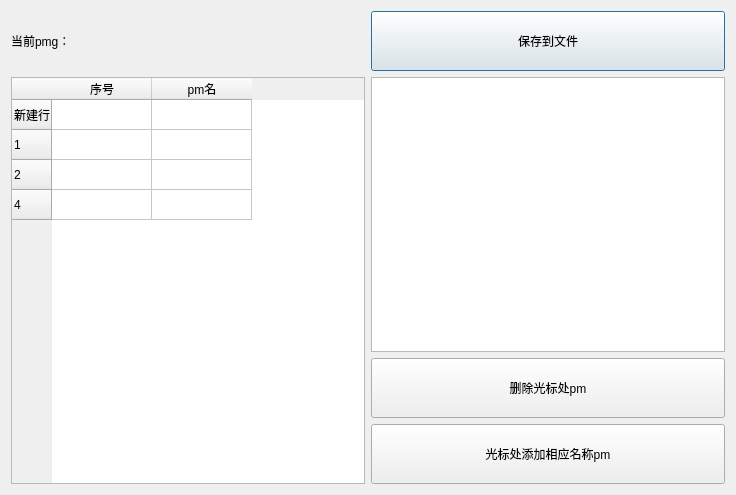
<?xml version="1.0" encoding="UTF-8"?>
<ui version="4.0">
 <class>Dialog</class>
 <widget class="QDialog" name="Dialog">
  <property name="geometry">
   <rect>
    <x>0</x>
    <y>0</y>
    <width>736</width>
    <height>495</height>
   </rect>
  </property>
  <property name="windowTitle">
   <string>Dialog</string>
  </property>
  <layout class="QGridLayout" name="gridLayout">
   <item row="0" column="0">
    <widget class="TitleLabel" name="TitleLabel">
     <property name="text">
      <string>当前pmg：</string>
     </property>
    </widget>
   </item>
   <item row="0" column="1">
    <widget class="PrimaryPushButton" name="PrimaryPushButton_3">
     <property name="minimumSize">
      <size>
       <width>0</width>
       <height>60</height>
      </size>
     </property>
     <property name="text">
      <string>保存到文件</string>
     </property>
    </widget>
   </item>
   <item row="1" column="0" rowspan="3">
    <widget class="TableWidget" name="TableWidget">
     <row>
      <property name="text">
       <string>新建行</string>
      </property>
     </row>
     <row>
      <property name="text">
       <string>1</string>
      </property>
     </row>
     <row>
      <property name="text">
       <string>2</string>
      </property>
     </row>
     <row>
      <property name="text">
       <string>4</string>
      </property>
     </row>
     <column>
      <property name="text">
       <string>序号</string>
      </property>
     </column>
     <column>
      <property name="text">
       <string>pm名</string>
      </property>
     </column>
    </widget>
   </item>
   <item row="1" column="1">
    <widget class="TextEdit" name="TextEdit"/>
   </item>
   <item row="2" column="1">
    <widget class="PrimaryPushButton" name="PrimaryPushButton">
     <property name="minimumSize">
      <size>
       <width>0</width>
       <height>60</height>
      </size>
     </property>
     <property name="text">
      <string>删除光标处pm</string>
     </property>
    </widget>
   </item>
   <item row="3" column="1">
    <widget class="PrimaryPushButton" name="PrimaryPushButton_2">
     <property name="minimumSize">
      <size>
       <width>0</width>
       <height>60</height>
      </size>
     </property>
     <property name="text">
      <string>光标处添加相应名称pm</string>
     </property>
    </widget>
   </item>
  </layout>
 </widget>
 <customwidgets>
  <customwidget>
   <class>PushButton</class>
   <extends>QPushButton</extends>
   <header>qfluentwidgets</header>
  </customwidget>
  <customwidget>
   <class>PrimaryPushButton</class>
   <extends>PushButton</extends>
   <header>qfluentwidgets</header>
  </customwidget>
  <customwidget>
   <class>TitleLabel</class>
   <extends>QLabel</extends>
   <header>qfluentwidgets</header>
  </customwidget>
  <customwidget>
   <class>TextEdit</class>
   <extends>QTextEdit</extends>
   <header>qfluentwidgets</header>
  </customwidget>
  <customwidget>
   <class>TableWidget</class>
   <extends>QTableWidget</extends>
   <header>qfluentwidgets</header>
  </customwidget>
 </customwidgets>
 <resources/>
 <connections/>
</ui>
